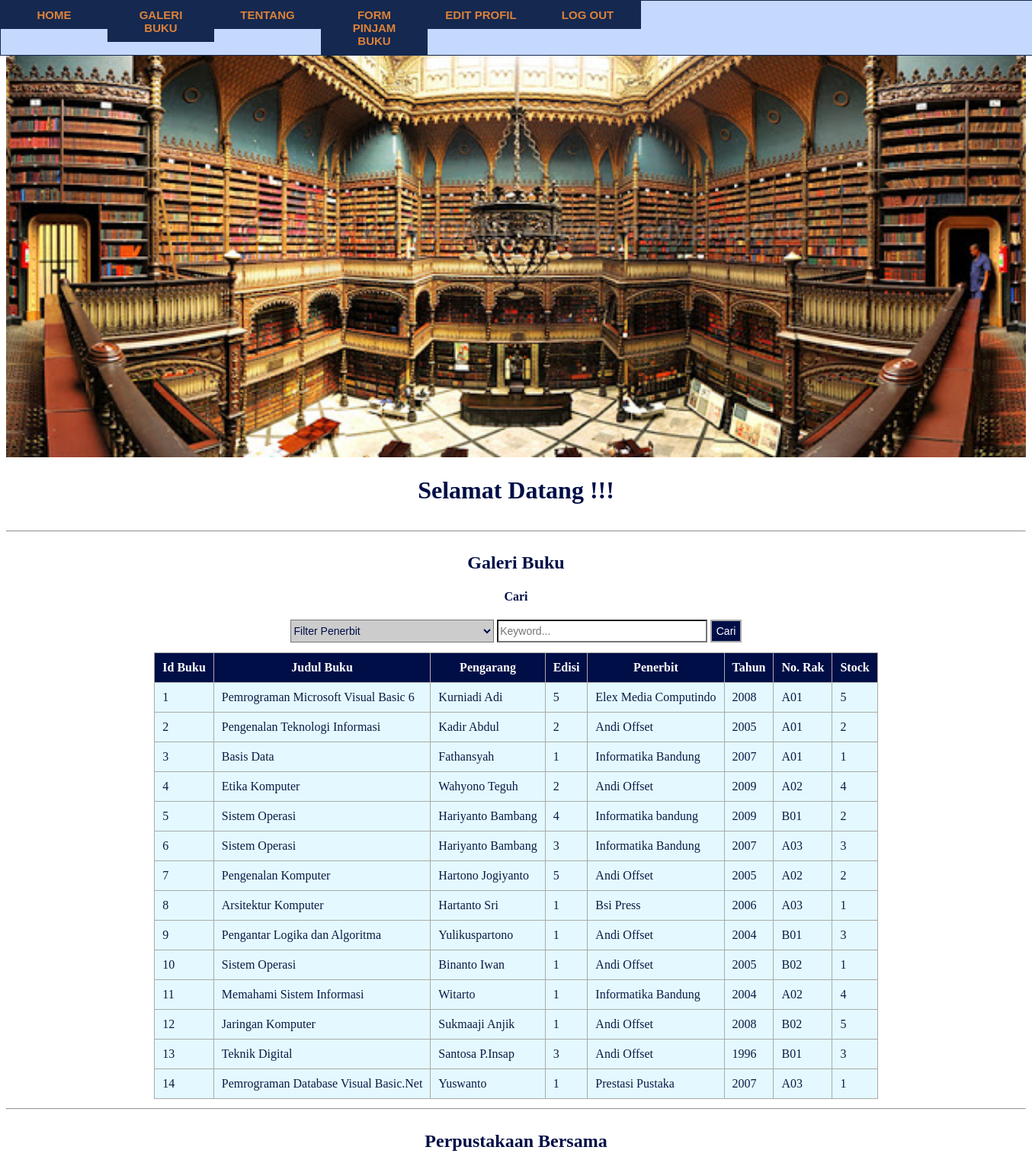
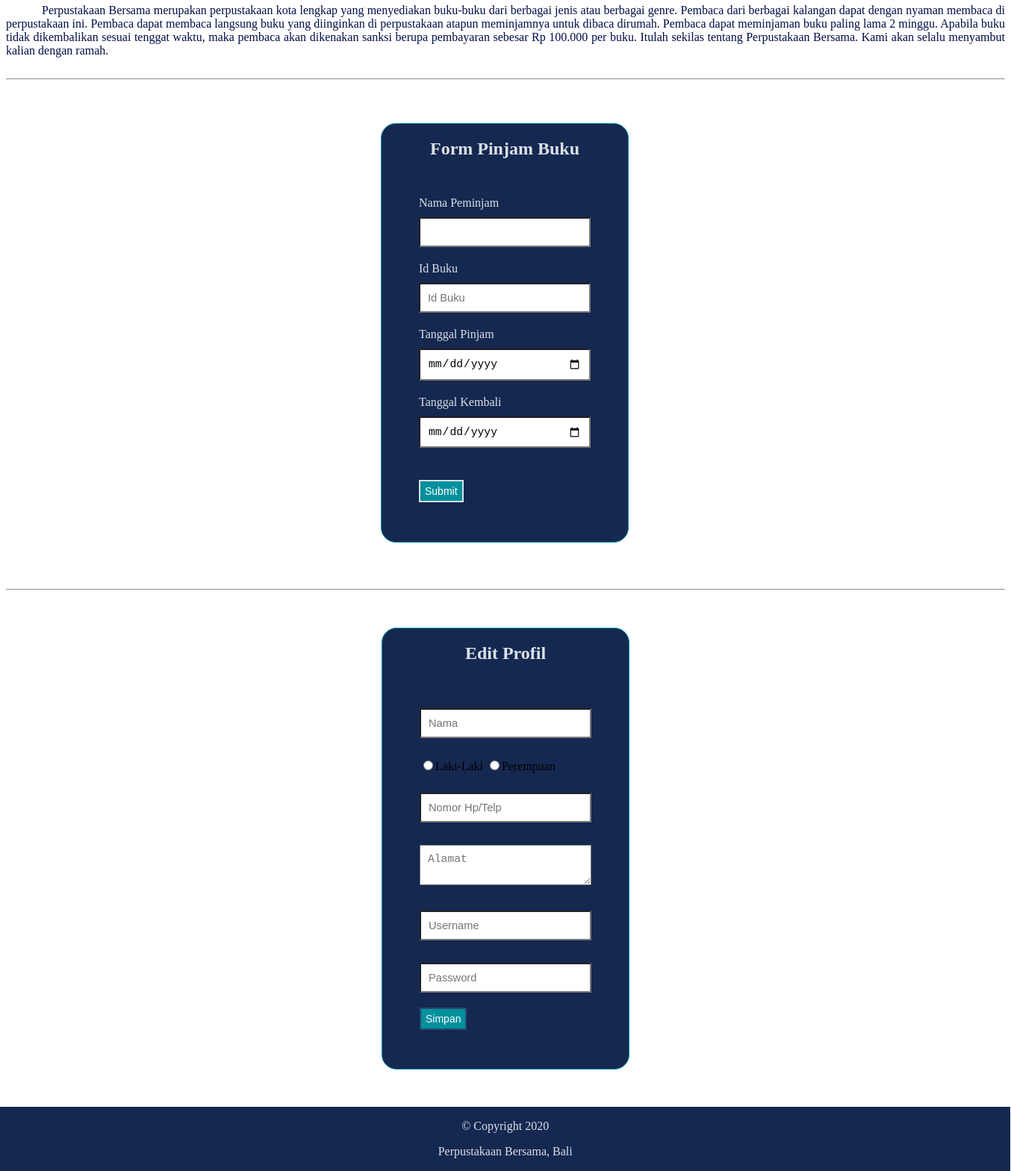
The page / on the database its author committed (2 pictures, top to bottom).
### tables this page shows
CREATE TABLE `buku` (
  `id_buku` int(11) NOT NULL,
  `judul_buku` varchar(50) NOT NULL,
  `pengarang_buku` varchar(30) NOT NULL,
  `edisi_buku` varchar(5) NOT NULL,
  `penerbit` varchar(30) NOT NULL,
  `tahun_terbit` int(5) NOT NULL,
  `no_rak` varchar(5) NOT NULL,
  `stock_buku` int(3) NOT NULL
);

### index.php (the view, shortened to what this page needs)
<!DOCTYPE html>
<html>
<head>
	<link rel="stylesheet" type="text/css" href="CSS/index.css">
</head>
<body>
	<nav class="navigasi" style="background-color: #c5d9ff">
        <ul>
            <li><a href="#section1">Home</a></li>
            <li><a href="#section2">Galeri Buku</a></li>
            <li><a href="#section3">Tentang</a></li>
            <li><a href="#section4">Form Pinjam Buku</a></li>
            <li><a href="#section5">Edit Profil</a></li>
            <li><a href="logout.php">Log Out</a></li>
        </ul>
    </nav>
    <div id="section1">
        <img src="Gambar/hal.jpg">
        <h1>Selamat Datang <b style="color: #DC8239;"><?php echo $_SESSION['username'];?></b> !!! </h1>
    </div>
    <hr>
    <div id="section2">
        <h2>Galeri Buku</h2>
        <?php
            $s_penerbit="";
            $s_keyword="";
            $sort = 'ASC';
            $newsort = 'ASC';
            if (isset($_GET['order'])) {
                $order = $_GET['order'];
                $sort = $_GET['sort'];
                if ($sort == 'DESC') {
                    $newsort = 'ASC';
                }
                else{
                    $newsort = 'DESC';
                }
            }else{
                $order = 'id_buku';
            }
        ?>
        <form method="GET" action="" align="center">
        <h4>Cari</h4>
        <select name="s_penerbit" id="s_penerbit">
            <option value="">Filter Penerbit</option>
        </select>
        <input type="text" name="s_keyword" placeholder="Keyword..." id="s_keyword" value="<?php echo $s_keyword; ?>">
        <button id="search" name="search">Cari</button>
    </form>
    <table align="center" cellpadding="20">
        <thead>
            <tr>
                <th>Id Buku</th>
                <th><a href="?order=judul_buku&&sort=<?php echo $newsort; ?>">Judul Buku</a></th>
                <th><a href="?order=pengarang_buku&&sort=<?php echo $newsort; ?>">Pengarang</a></th>
                <th><a href="?order=edisi_buku&&sort=<?php echo $newsort; ?>">Edisi</a></th>
                <th><a href="?order=penerbit&&sort=<?php echo $newsort; ?>">Penerbit</a></th>
                <th><a href="?order=tahun_terbit&&sort=<?php echo $newsort; ?>">Tahun</a></th>
                <th><a href="?order=no_rak&&sort=<?php echo $newsort; ?>">No. Rak</a></th>
                <th><a href="?order=stock_buku&&sort=<?php echo $newsort; ?>">Stock</a></th>
            </tr>
        </thead>
        <tbody>
            <?php
                include "koneksi.php";
                $search_penerbit = '%'.$s_penerbit.'%';
                $search_keyword = '%'.$s_keyword.'%';
                $query = "SELECT * FROM buku WHERE penerbit LIKE ? AND (judul_buku LIKE ? OR pengarang_buku LIKE ? OR edisi_buku LIKE ? OR tahun_terbit LIKE ? OR no_rak LIKE ? OR stock_buku LIKE ?) ORDER BY $order $sort";
                $buku1 = mysqli_prepare($conn, $query) or die(mysqli_error($conn));
                mysqli_stmt_bind_param($buku1, "sssssss", $search_penerbit, $search_keyword, $search_keyword, $search_keyword, $search_keyword, $search_keyword, $search_keyword);
                mysqli_stmt_execute($buku1);
                $hasil = mysqli_stmt_get_result($buku1);
                if (mysqli_num_rows($hasil) > 0) {
                    while ($rows = mysqli_fetch_assoc($hasil)) {
                        $id_buku = $rows['id_buku'];
                        $judul_buku = $rows['judul_buku'];
                        $pengarang_buku = $rows['pengarang_buku'];
                        $edisi_buku = $rows['edisi_buku'];
                        $penerbit = $rows['penerbit'];
                        $tahun_terbit = $rows['tahun_terbit'];
                        $no_rak = $rows['no_rak'];
                        $stock_buku = $rows['stock_buku'];
            ?>
                <tr>
                    <td><?php echo $id_buku; ?></td>
                    <td><?php echo $judul_buku; ?></td>
                    <td><?php echo $pengarang_buku; ?></td>
                    <td><?php echo $edisi_buku; ?></td>
                    <td><?php echo $penerbit; ?></td>
                    <td><?php echo $tahun_terbit; ?></td>
                    <td><?php echo $no_rak; ?></td>
                    <td><?php echo $stock_buku; ?></td>
                </tr>
                <?php } } else { ?>
                <tr>
                    <td colspan="9" align="center">Tidak Ada Data Ditemukan</td>
                </tr>
                <?php } ?>
        </tbody>
    </table>
    </div>
    <hr>
    <div id="section3">
        <h2>Perpustakaan Bersama</h2>
        <p> Perpustakaan Bersama merupakan perpustakaan kota lengkap yang menyediakan buku-buku dari berbagai jenis atau berbagai genre. Pembaca dari berbagai kalangan dapat dengan nyaman membaca di perpustakaan ini. Pembaca dapat membaca langsung buku yang diinginkan di perpustakaan atapun meminjamnya untuk dibaca dirumah. Pembaca dapat meminjaman buku paling lama 2 minggu. Apabila buku tidak dikembalikan sesuai tenggat waktu, maka pembaca akan dikenakan sanksi berupa pembayaran sebesar Rp 100.000 per buku. Itulah sekilas tentang Perpustakaan Bersama. Kami akan selalu menyambut kalian dengan ramah.</p>
    </div>
    <hr>
    <div id="section4">
       <h2 align="center">Form Pinjam Buku</h2>
       <form method="POST" action="pinjam.php">
            <label>Nama Peminjam</label><br>
            <input type="text" id="nama_pinjam" name="nama_pinjam" value="<?php echo $_SESSION['username'];?>"><br>
            <label>Id Buku</label><br>
            <input type="text" id="id_buku" name="id_buku" placeholder="Id Buku"></td><br>
            <label>Tanggal Pinjam</label><br>
            <input type="date" id="tgl_pinjam" name="tgl_pinjam"></td><br>
            <label>Tanggal Kembali</label><br>
            <input type="date" id="tgl_kembali" name="tgl_kembali"></td><br>
            <input type="submit" id="pinjam" name="pinjam" value="Submit"></td><br>
       </form>
    </div>
    <hr>
    <div id="section5">
        <h2>Edit Profil</h2>
        <form method="POST" action="edit_profil.php">
            <input type="text" name="nama" placeholder="Nama">
            <input type="radio" name="jk" value="Laki-Laki">Laki-Laki
            <input type="radio" name="jk" value="Perempuan">Perempuan
            <input type="text" name="no_hp" placeholder="Nomor Hp/Telp"></td>
            <textarea name="alamat" placeholder="Alamat"></textarea></td>
            <input type="text" name="user" placeholder="Username"></td>
            <input type="password" name="pass" placeholder="Password"></td>
            <input type="submit" name="simpan" value="Simpan"></td>
        </form>
    </div>
    <footer>
        <p>&copy Copyright 2020</p>
        <p>Perpustakaan Bersama, Bali</p>
    </footer>
</body>
</html>

### CSS/index.css (style rules this page uses)
* { scroll-behavior: smooth; }
.navigasi ul { border: 1px solid #142850; padding: 0; margin: 0; list-style: none; font-family: Arial, Helvetica, sans-serif; font-size: 15px; font-weight: bold; width: 100%; background-color: #c5d9ff; overflow: hidden; position: fixed; top: 0; left: 0; }
.navigasi li { float: left; }
.navigasi li a { display: block; color: #DC8239; text-align: center; padding: 10px 20px; text-decoration: none; text-transform: uppercase; font-weight: bold; width: 100px; background-color: #142850; }
#section1, #section2, #section3, #section4 { display: inline-block; width: 100%; overflow: hidden; }
#section1 img { width: 100%; }
#section1 h1 { text-align: center; color: #000e47; }
#section2 table { border-collapse: collapse; }
#section2 h2, h4 { text-align: center; color: #000e47; }
#section2 th { background-color: #000e47; border: 1px solid #aaaaaa; text-align:left; color:#ffffff; padding: 10px; text-align: center; }
#section2 th a { background-color: #000e47; text-decoration: none; color: #ffffff; }
#section2 td { background-color: #e4f9ff; border: 1px solid #aaaaaa; padding: 10px; color: #091b45; }
#section2 form { text-align: center; }
#section2 form select { width: 20%; height: 30px; font-size: 14px; margin-bottom: 1%; cursor: pointer; background-color: #cccccc; color: #000e47; }
#section2 form input[type=text] { width: 20%; height: 24px; font-size: 14px; margin-bottom: 1%; background-color: white; }
#section2 form button { width: auto; height: 30px; font-size: 14px; margin-bottom: 1%; background-color: #000e47; color:#ffffff; border: 2px solid #aaaaaa; cursor: pointer; }
#section3 { color: #000e47; }
#section3 h2 { text-align: center; }
#section3 p { text-align: justify; text-indent: 0.5in; }
#section4 { border: 1px solid #00909e; height: auto; width: 330px; margin: 50px 502px; background-color: #142850; border-radius: 20px; }
#section4 form { margin: 50px 50px; background-color: #142850; }
#section4 label { font-size: 16px; color: #dae1e7; background-color: #142850; }
#section4 h2 { text-align: center; color: #dae1e7; background-color: #142850; }
#section4 form input[type=text] { box-sizing : border-box; width: 100%; padding: 10px; font-size: 11pt; margin-top: 10px; margin-bottom: 20px; background-color: white; }
#section4 form input[type=submit] { width: auto; height: 30px; font-size: 14px; margin-bottom: 1%; background-color: #00909e; color:#ffffff; border: 2px solid #dae1e7; cursor: pointer; margin-top: 10%; }
#section4 input[type=date] { box-sizing : border-box; width: 100%; padding: 10px; font-size: 11pt; margin-top: 10px; margin-bottom: 20px; background-color: white; }
#section5 { border: 1px solid #00909e; height: auto; width: 330px; margin: 50px auto; background-color: #142850; border-radius: 20px; }
#section5 h2 { text-align: center; color: #dae1e7; background-color: #142850; }
#section5 form { margin: 50px 50px; background-color: #142850; }
#section5 form input[type=text] { box-sizing : border-box; width: 100%; padding: 10px; font-size: 11pt; margin-top: 10px; margin-bottom: 20px; background-color: white; }
#section5 form input[type=password] { box-sizing : border-box; width: 100%; padding: 10px; font-size: 11pt; margin-top: 10px; margin-bottom: 20px; background-color: white; }
#section5 form input[type=submit] { width: auto; height: 30px; font-size: 14px; margin-bottom: 1%; background-color: #00909e; color:#ffffff; border: 2px solid #27496d; cursor: pointer; }
#section5 form textarea { box-sizing : border-box; width: 100%; padding: 10px; font-size: 11pt; margin-top: 10px; margin-bottom: 20px; background-color: white; }
#section5 form input[type=radio] { margin-top: 10px; margin-bottom: 20px; color: white; }
footer { border: 1px solid #142850; width: 101%; height: 100%; background-color: #142850; position: relative; bottom: 0; left: 0; right: 0; margin-left: -8px; margin-bottom: -8px; }
footer p { text-align: center; background-color: #142850; color: #dae1e7; }

### rows shown on the page
buku: id_buku "1", judul_buku "Pemrograman Microsoft Visual Basic 6", pengarang_buku "Kurniadi Adi", edisi_buku "5", penerbit "Elex Media Computindo", tahun_terbit "2008", no_rak "A01", stock_buku "5"
buku: id_buku "2", judul_buku "Pengenalan Teknologi Informasi", pengarang_buku "Kadir Abdul", edisi_buku "2", penerbit "Andi Offset", tahun_terbit "2005", no_rak "A01", stock_buku "2"
buku: id_buku "3", judul_buku "Basis Data", pengarang_buku "Fathansyah", edisi_buku "1", penerbit "Informatika Bandung", tahun_terbit "2007", no_rak "A01", stock_buku "1"
buku: id_buku "4", judul_buku "Etika Komputer", pengarang_buku "Wahyono Teguh", edisi_buku "2", penerbit "Andi Offset", tahun_terbit "2009", no_rak "A02", stock_buku "4"
buku: id_buku "5", judul_buku "Sistem Operasi", pengarang_buku "Hariyanto Bambang", edisi_buku "4", penerbit "Informatika bandung", tahun_terbit "2009", no_rak "B01", stock_buku "2"
buku: id_buku "6", judul_buku "Sistem Operasi", pengarang_buku "Hariyanto Bambang", edisi_buku "3", penerbit "Informatika Bandung", tahun_terbit "2007", no_rak "A03", stock_buku "3"
buku: id_buku "7", judul_buku "Pengenalan Komputer", pengarang_buku "Hartono Jogiyanto", edisi_buku "5", penerbit "Andi Offset", tahun_terbit "2005", no_rak "A02", stock_buku "2"
buku: id_buku "8", judul_buku "Arsitektur Komputer", pengarang_buku "Hartanto Sri", edisi_buku "1", penerbit "Bsi Press", tahun_terbit "2006", no_rak "A03", stock_buku "1"
buku: id_buku "9", judul_buku "Pengantar Logika dan Algoritma", pengarang_buku "Yulikuspartono", edisi_buku "1", penerbit "Andi Offset", tahun_terbit "2004", no_rak "B01", stock_buku "3"
buku: id_buku "10", judul_buku "Sistem Operasi", pengarang_buku "Binanto Iwan", edisi_buku "1", penerbit "Andi Offset", tahun_terbit "2005", no_rak "B02", stock_buku "1"
buku: id_buku "11", judul_buku "Memahami Sistem Informasi", pengarang_buku "Witarto", edisi_buku "1", penerbit "Informatika Bandung", tahun_terbit "2004", no_rak "A02", stock_buku "4"
buku: id_buku "12", judul_buku "Jaringan Komputer", pengarang_buku "Sukmaaji Anjik", edisi_buku "1", penerbit "Andi Offset", tahun_terbit "2008", no_rak "B02", stock_buku "5"
buku: id_buku "13", judul_buku "Teknik Digital", pengarang_buku "Santosa P.Insap", edisi_buku "3", penerbit "Andi Offset", tahun_terbit "1996", no_rak "B01", stock_buku "3"
buku: id_buku "14", judul_buku "Pemrograman Database Visual Basic.Net", pengarang_buku "Yuswanto", edisi_buku "1", penerbit "Prestasi Pustaka", tahun_terbit "2007", no_rak "A03", stock_buku "1"
